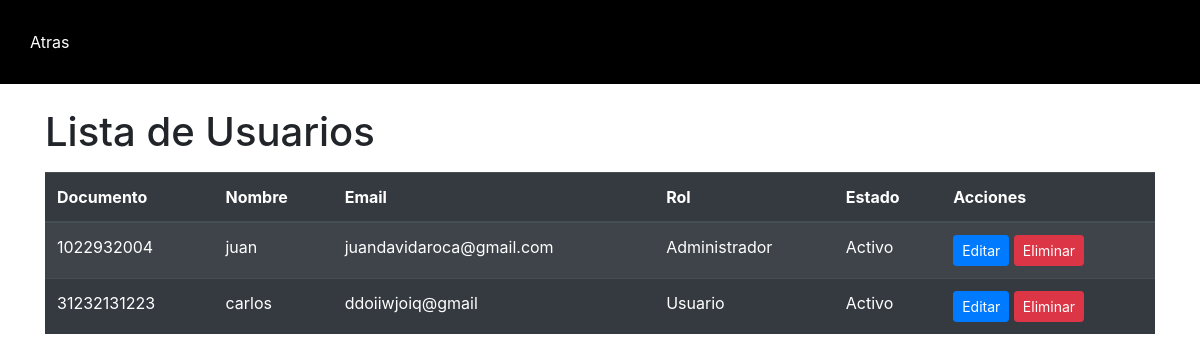
The app's page /vistas/admin/listar/lista_usuarios.php with its own data.
### tables this page shows
CREATE TABLE `usuarios` (
  `documento` varchar(11) NOT NULL,
  `nombre` varchar(50) NOT NULL,
  `email` varchar(100) NOT NULL,
  `password` varchar(50) NOT NULL,
  `id_rol` int(11) NOT NULL,
  `id_estado` int(11) NOT NULL,
  `intentos_fallidos` int(11) NOT NULL
);

CREATE TABLE `roles` (
  `id_rol` int(11) NOT NULL,
  `rol` varchar(255) NOT NULL
);

CREATE TABLE `estado` (
  `id_estado` int(11) NOT NULL,
  `estado` varchar(20) NOT NULL
);

### vistas/admin/listar/lista_usuarios.php (the view, shortened to what this page needs)
<?php
$bd = new Database();
$conexion = $bd->conectar();
$sql = "SELECT u.*, r.rol, e.estado FROM usuarios u
        INNER JOIN roles r ON u.id_rol = r.id_rol
        INNER JOIN estado e ON u.id_estado = e.id_estado";
$stmt = $conexion->prepare($sql);
$stmt->execute();
$usuarios = $stmt->fetchAll(PDO::FETCH_ASSOC);
?>
<!DOCTYPE html>
<html lang="en">
<head>
    <link rel="stylesheet" href="https://maxcdn.bootstrapcdn.com/bootstrap/4.5.2/css/bootstrap.min.css">
</head>
<body>
    <div class="navbar">
        <a href="../index.php">Atras</a>
    </div>
    <div class="container mt-4">
        <h1 class="mb-3">Lista de Usuarios</h1>
        <table class="table table-dark table-striped">
            <thead>
                <tr>
                    <th>Documento</th>
                    <th>Nombre</th>
                    <th>Email</th>
                    <th>Rol</th>
                    <th>Estado</th>
                    <th>Acciones</th>
                </tr>
            </thead>
            <tbody>
                <?php foreach ($usuarios as $usuario): ?>
                    <tr>
                        <td>
                            <?= $usuario["documento"] ?>
                        </td>
                        <td>
                            <?= $usuario["nombre"] ?>
                        </td>
                        <td>
                            <?= $usuario["email"] ?>
                        </td>
                        <td>
                            <?= $usuario["rol"] ?>
                        </td>
                        <td>
                            <?= $usuario["estado"] ?>
                        </td>
                        <td>
                            <a href="editar_usuario.php?documento=<?= $usuario['documento'] ?>"
                                class="btn btn-primary btn-sm">Editar</a>
                            <form action="eliminar_usuario.php" method="post" style="display: inline-block;">
                                <button type="submit" class="btn btn-danger btn-sm"
                                    onclick="return confirm('¿Estás seguro de eliminar este usuario?')">Eliminar</button>
                            </form>
                        </td>
                    </tr>
                <?php endforeach; ?>
            </tbody>
        </table>
    </div>
</body>
</html>

### vistas/admin/listar/lista_usuarios.php (style rules this page uses)
.navbar { background-color: #000; padding: 20px; color: #fff; }
.navbar a { color: #fff; text-decoration: none; padding: 10px; }

### records on screen
usuarios: documento "1022932004", nombre "juan", email "juandavidaroca@gmail.com", id_rol.rol "Administrador", id_estado.estado "Activo"
usuarios: documento "31232131223", nombre "carlos", email "ddoiiwjoiq@gmail", id_rol.rol "Usuario", id_estado.estado "Activo"
